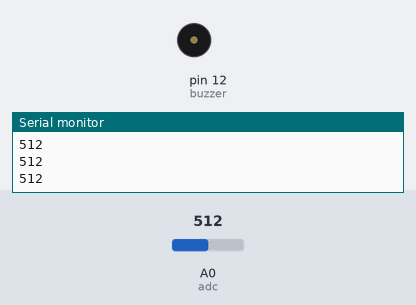
A sketch run on a simulated Arduino Uno, built with avr-gcc and run on an emulated ATmega328P. On the bench: buzzer (waves = sounding, pin HIGH), the last lines printed to the serial monitor. Inputs (shaded band) come from the test bench; at power-on: A0 (adc) = 512.

Above: at 1.2 s.
1.3 s: A0 (adc) set to 893
2.8 s: A0 (adc) set to 918
At 4.2 s:
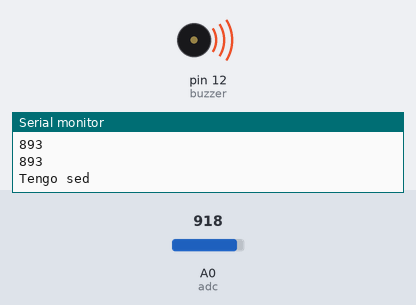
5.8 s: A0 (adc) set to 900
At 6.3 s:
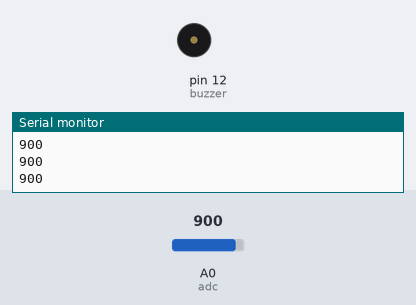
7.3 s: A0 (adc) set to 1023
At 7.7 s:
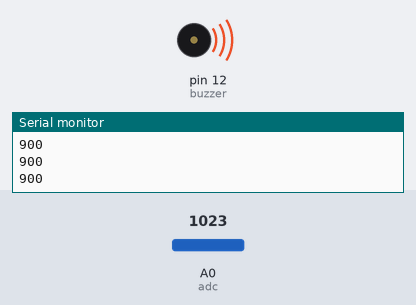
Timing chart, 0 to 11.3 s (numbered marks = the images above; inputs shaded):
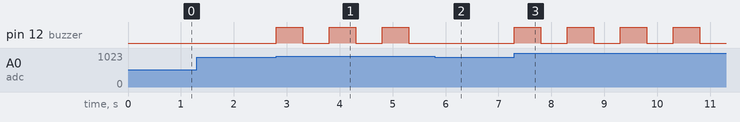

Measured:
- the behaviour switches between 900 and 901 on A0 (adc) (found by bisection; images 0 and 1)
- after the input at 2.8 s, pin 12 (buzzer): alternates HIGH for 0.50 s and LOW for 0.50 s, starting at once
- after the input at 5.8 s, pin 12 (buzzer): stays LOW (without the input it goes to HIGH after 0.00 s)
- after the input at 7.3 s, pin 12 (buzzer): alternates HIGH for 0.50 s and LOW for 0.50 s, starting at once

The sketch:

13-soilMosture.ino
```cpp
int adc = 0;
int buzzer = 12;
int soilValue = 0;

void setup() {
  // put your setup code here, to run once:
  Serial.begin(9600);
  pinMode(buzzer, OUTPUT);
}

void loop() {
  // put your main code here, to run repeatedly:
  soilValue = analogRead(adc); // valor adc
  if (soilValue > 900) {
    digitalWrite(buzzer, HIGH);
    delay(500);
    digitalWrite(buzzer, LOW);
    delay(500);

    Serial.println("Tengo sed");
  } else {
    digitalWrite(buzzer, LOW);
    Serial.println(soilValue);
  }
}
```
